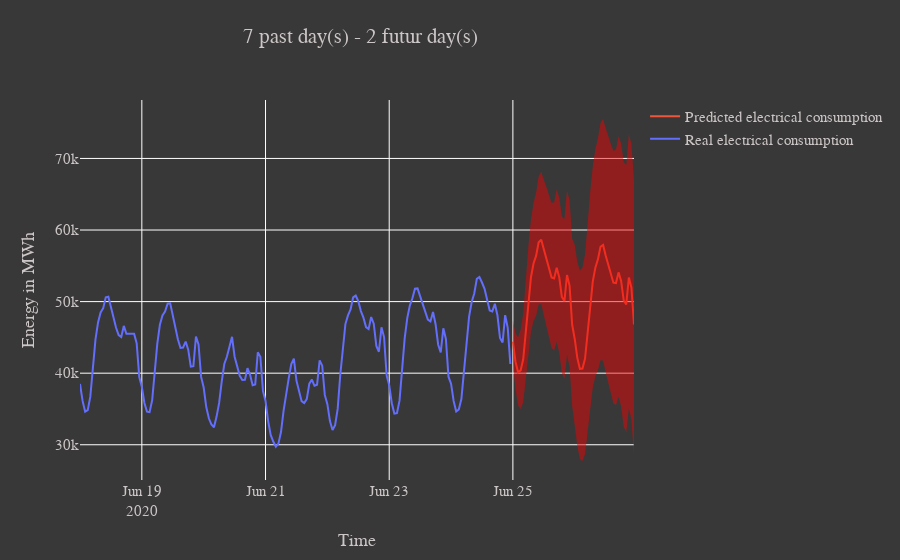

Write notebook code for a chart like this one.
### Code cell
electrical_consumption(7, 2)
